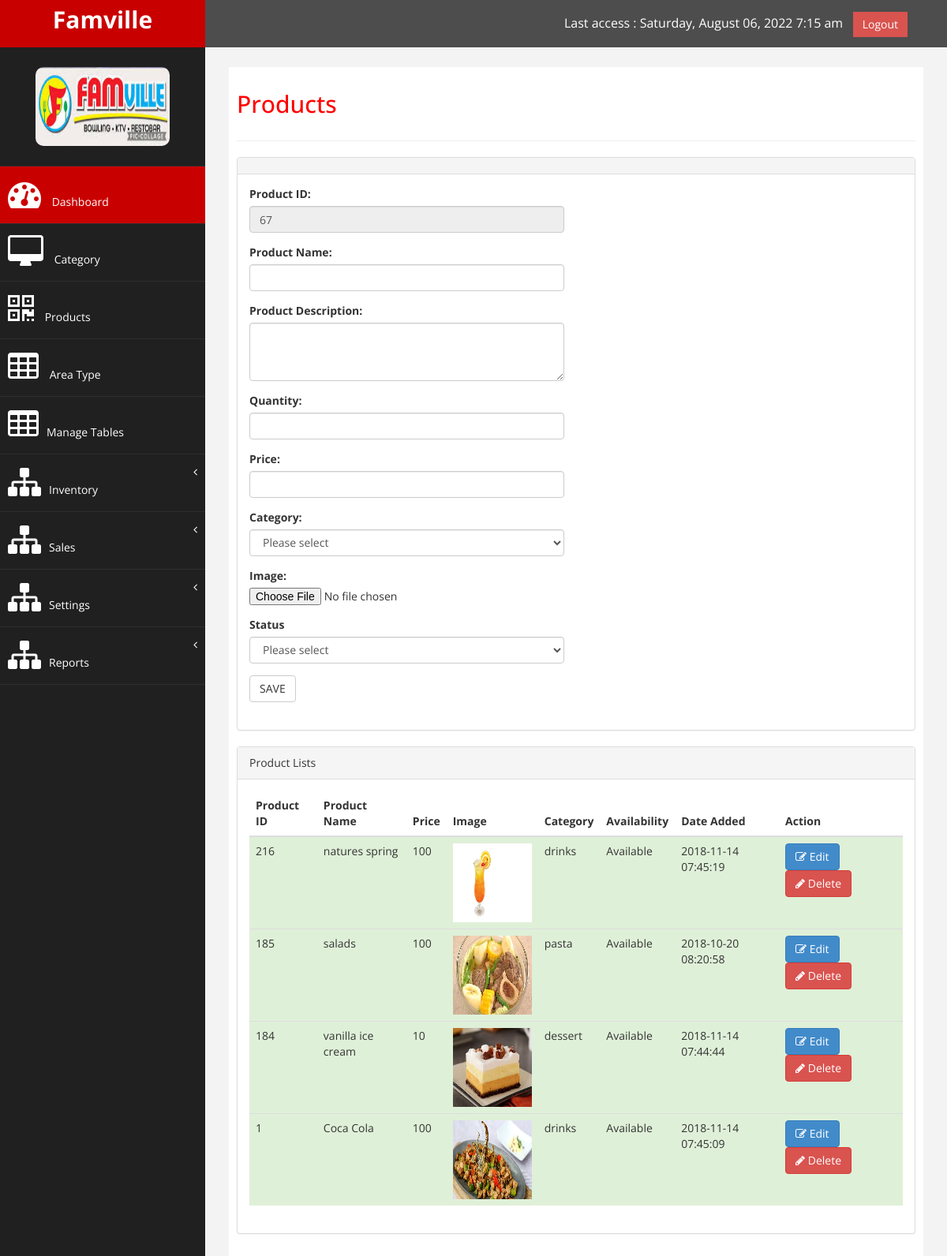
The app's page /index_admin.php?page=products with its own data.
### tables this page shows
CREATE TABLE `product_num` (
  `product_num_id` int(11) NOT NULL,
  `product_num` int(11) NOT NULL
);

CREATE TABLE `product` (
  `product_id` int(11) NOT NULL,
  `product_name` varchar(100) NOT NULL,
  `product_description` varchar(100) NOT NULL,
  `quantity` int(11) NOT NULL,
  `price` int(11) NOT NULL,
  `status_type_id` int(11) NOT NULL COMMENT 'Enabled; Disabled',
  `availability` varchar(100) NOT NULL COMMENT 'Available; Not-Available',
  `category_id` int(11) NOT NULL,
  `image` varchar(100) NOT NULL,
  `set_type_id` int(11) NOT NULL,
  `tuple_class_id` int(11) NOT NULL,
  `size_class_id` int(11) NOT NULL,
  `product_num_id` varchar(100) NOT NULL,
  `date_start` varchar(100) NOT NULL,
  `date_end` varchar(100) NOT NULL,
  `date_added` timestamp NOT NULL DEFAULT CURRENT_TIMESTAMP ON UPDATE CURRENT_TIMESTAMP
);

CREATE TABLE `category` (
  `category_id` int(11) NOT NULL,
  `category_type` varchar(100) NOT NULL,
  `category_description` varchar(100) NOT NULL,
  `image` varchar(100) NOT NULL
);

### index_admin.php (called while the page is built)
<?php
include('config.php');
include('admin/header.php');
include('admin/side_bar.php');
if(isset($_GET['page'])){
    $page=$_GET['page'];
}else{
    $page='category';
}
include('admin/'.$page.'.php');
include('admin/footer.php');
?>

### admin/products.php (the view, shortened to what this page needs)
<?php
include('config.php');
$sql='SELECT * FROM `product_num`';
$qry=mysqli_query($CON, $sql) or die(mysqli_error($qry));
while($row=mysqli_fetch_array($qry)){
    $product_num=$row['product_num'];
}
if(mysqli_num_rows($qry)==1){
   $sql2='SELECT * FROM `product`';
   $qry2=mysqli_query($CON, $sql2) or die(mysqli_error($qry2));
   $id_num=0;
   while($row=mysqli_fetch_array($qry2)){
    $date=date('d');
    $num_rows2=mysqli_num_rows($qry2);
    $val=$date.($num_rows2+$product_num);
    $str_id=str_pad($val, 1, 1, STR_PAD_LEFT);
    $id_num=$str_id+1;
    }
}
?>
<div id="page-wrapper">
            <div id="page-inner">
                <div class="row">
                    <div class="col-md-12">
                     <h2>Products</h2>
                    </div>
                </div>
                 <hr>
               <div class="row">
                <div class="col-md-12">
                    <div class="panel panel-default">
                        <div class="panel-heading">
                        </div>
                        <div class="panel-body">
                            <div class="row">
                                <div class="col-md-6">
                                    <form action="<?php echo $BASE_URL;?>index_admin.php?page=save_products" method="post" enctype="multipart/form-data">
                                        <div class="form-group">
                                            <label>Product ID:</label>
                                            <input disabled="yes" value="<?php echo $id=$id_num+1; ?>" class="form-control"/>
                                        </div>
                                        <div class="form-group">
                                            <label>Product Name:</label>
                                            <input type="text" name="product_name" class="form-control"/>
                                        </div>
                                        <div class="form-group">
                                            <label>Product Description:</label>
                                            <textarea class="form-control" name="product_description" rows="3"></textarea>
                                        </div>
                                        <div class="form-group">
                                            <label>Quantity:</label>
                                            <input type="number" name="quantity" value="" min="0" class="form-control"/>
                                        </div>
                                        <div class="form-group">
                                            <label>Price:</label>
                                            <input type="number" min="0" name="price" class="form-control"/>
                                        </div>
                                        <div class="form-group">
                                                <label for="">Category:</label>
                                                <select id="" name="category_id" class="form-control">
                                                    <option value="0">Please select</option>
                                                </select>
                                        </div>
                                        <div class="form-group">
                                            <label>Image:</label>
                                            <input type="file" name="product_image"/>
                                        </div>
                                        <div class="form-group">
                                                <label for="">Status</label>
                                                <select id="" name="status_id" class="form-control">
                                                    <option value="0">Please select</option>
                                                    <?php
                                                    include('config.php');
                                                    ?>
                                                </select>
                                        </div>
                                        <button type="submit" name="btn_save" class="btn btn-default">SAVE</button>
                                    </form>
                                    <br/>
    </div>
                            </div>
                        </div>
                    </div>
                </div>
            </div>
            <div class="panel panel-default">
                        <div class="panel-heading">
                            Product Lists
                        </div>
                        <div class="panel-body">
                            <div class="table-responsive">
                                <table class="table">
                                    <thead>
                                        <tr>
                                            <th>Product ID</th>
                                            <th>Product Name</th>
                                            <th>Price</th>
                                            <th>Image</th>
                                            <th>Category</th>
                                            <th>Availability</th>
                                            <th>Date Added</th>
                                            <th>Action</th>
                                        </tr>
                                    </thead>
                                    <tbody>
                                    <?php
                                    $sql_product='SELECT product.product_id, product.product_num_id, product.product_name, product.price, product.image, product.category_id, category.category_type, product.status_type_id, status_type.status_type, product.availability, product.date_added
                                        FROM product
                                        INNER JOIN category
                                        ON category.category_id=product.category_id
                                        INNER JOIN status_type
                                        ON status_type.status_type_id=product.status_type_id
                                        ORDER BY product.product_num_id DESC';
                                    $qry_product=mysqli_query($CON, $sql_product) or die(mysqli_error($qry_product));
                                    while($row=mysqli_fetch_array($qry_product)){
                                        $product_num_id=$row['product_num_id'];
                                        $product_name=$row['product_name'];
                                        $price=$row['price'];
                                        $image=$row['image'];
                                        $category_type=$row['category_type'];
                                        $availability=$row['availability'];
                                        $date_added=$row['date_added'];
                                    ?>
                                        <tr class="success">
                                            <td><?php echo $product_num_id; ?></td>
                                            <td><?php echo $product_name; ?></td>
                                            <td><?php echo $price; ?></td>
                                            <td><img src="<?php echo './images_3/upload/'.$image; ?>" width="100px" height="100px" /></td>
                                            <td><?php echo $category_type; ?></td>
                                            <td><?php echo $availability; ?></td>
                                            <td><?php echo $date_added; ?></td>
                                            <td>
                                            <button class="btn btn-primary"><i class="fa fa-edit "></i> Edit</button>
                                            <button class="btn btn-danger"><i class="fa fa-pencil"></i> Delete</button>
                                            </td>
                                        </tr>
                                    <?php
                                    }
                                    ?>
                                    </tbody>
                                </table>
                            </div>
                        </div>
                    </div>
    </div>
            </div>

### admin/header.php (shortened to what this page needs)
<!DOCTYPE html>
<html xmlns="http://www.w3.org/1999/xhtml">
<head>
    <link href="./assets/css/bootstrap.css" rel="stylesheet" />
    <link href="./assets/css/font-awesome.css" rel="stylesheet" />
    <link href="./assets/js/morris/morris-0.4.3.min.css" rel="stylesheet" />
    <link href="./assets/css/custom.css" rel="stylesheet" />
    <link href="assets/js/dataTables/dataTables.bootstrap.css" rel="stylesheet" />
</head>
<body>
    <div id="wrapper">
        <nav class="navbar navbar-default navbar-cls-top " role="navigation" style="margin-bottom: 0">
            <div class="navbar-header">
                <a class="navbar-brand" href="<?php echo $BASE_URL;?>index_admin.php?page=home">Famville</a>
            </div>
            <?php
                        $hourdiff=-9;
                        $site=date('l,  F d,  Y g:i a', time()+($hourdiff * 3600));
                        ?>
  <div style="color: white;
padding: 15px 50px 5px 50px;
float: right;
font-size: 16px;"> Last access : <?php echo $site; ?> &nbsp; <a href="<?php echo $BASE_URL;?>index.php" class="btn btn-danger square-btn-adjust">Logout</a> </div>
        </nav>

### admin/side_bar.php (shortened to what this page needs)
                <nav class="navbar-default navbar-side" role="navigation">
            <div class="sidebar-collapse">
                <ul class="nav" id="main-menu">
				<li class="text-center">
                    <img src="assets/img/famville_logo123.png" class="user-image img-responsive" style="
    width: 190px;
    height: 100px;
"/>
					</li>
                    <li>
                        <a class="active-menu"  href="<?php echo $BASE_URL;?>index_admin.php?page=home"><i class="fa fa-dashboard fa-3x"></i> Dashboard</a>
                    </li>
                     <li>
                        <a  href="<?php echo $BASE_URL;?>index_admin.php?page=category"><i class="fa fa-desktop fa-3x"></i> Category</a>
                    </li>
                    <li>
                        <a  href="<?php echo $BASE_URL;?>index_admin.php?page=products"><i class="fa fa-qrcode fa-3x"></i> Products</a>
                    </li>
                      <li>
                        <a  href="<?php echo $BASE_URL;?>index_admin.php?page=area_type"><i class="fa fa-table fa-3x"></i> Area Type</a>
                    </li>
                    <li>
                        <a  href="<?php echo $BASE_URL;?>index_admin.php?page=manage_tables"><i class="fa fa-table fa-3x"></i>Manage Tables</a>
                    </li>
                    <li>
                        <a href="#"><i class="fa fa-sitemap fa-3x"></i>Inventory<span class="fa arrow"></span></a>
                      </li>
                    <li>
                        <a href="#"><i class="fa fa-sitemap fa-3x"></i>Sales<span class="fa arrow"></span></a>
                      </li>
                      <li>
                        <a href="#"><i class="fa fa-sitemap fa-3x"></i>Settings<span class="fa arrow"></span></a>
                      </li>
                      <li>
                        <a href="#"><i class="fa fa-sitemap fa-3x"></i>Reports<span class="fa arrow"></span></a>
                      </li>
                </ul>
            </div>
        </nav>

### admin/footer.php (shortened to what this page needs)
        </div>
</body>
</html>

### assets/css/custom.css (style rules this page uses)
body { font-family: 'Open Sans', sans-serif; }
#wrapper { width: 100%; background:#202020; }
#page-wrapper { padding: 15px 15px; min-height: 600px; background:#F3F3F3; }
#page-inner { width:100%; margin:10px 20px 10px 0px; background-color:#fff!important; padding:10px; min-height:1200px; }
.text-center { text-align:center; }
h2 { color: #f00; }
.square-btn-adjust { border: 0px solid transparent; -webkit-border-radius: 0px; -moz-border-radius: 0px; border-radius: 0px; }
.user-image { margin: 25px auto; -webkit-border-radius: 10px; -moz-border-radius: 10px; border-radius: 10px; max-height:170px; max-width:170px; }
.navbar-cls-top .navbar-brand { color: #fff; background: #C90000; width: 260px; text-align: center; height: 60px; font-size: 30px; font-weight: 700; }
.active-menu { background-color:#C90000!important; }
.arrow { float: right; }
.fa.arrow:before { content: "\f104"; }
.sidebar-collapse , .sidebar-collapse .nav { background:none; }
.sidebar-collapse .nav { padding:0; }
.sidebar-collapse .nav > li > a { color:#fff; background:#202020; text-shadow:none; }
.sidebar-collapse > .nav > li > a { padding:15px 10px; }
.sidebar-collapse > .nav > li { border-bottom: 1px solid rgba(107, 108, 109, 0.19); }
.navbar-side { border:none; background-color: #202020; }
.navbar-cls-top { background:#4D4D4D; border-bottom:none; }
.navbar-default { border:0px solid black; }
.navbar-header { background: #A70303; }
.nav > li > a > i { margin-right:10px; }
@media (min-width:768px) { #page-wrapper { margin: 0 0 0 260px; padding: 15px 30px; min-height: 1200px; } }
@media (min-width:768px) { .navbar-side { z-index: 1; position: absolute; width: 260px; } }
@media (min-width:768px) { .navbar { border-radius: 0px; } }

### records on screen
product_num: product_num "67"
product: product_num "216", product_name "natures spring", price "100", image (picture), category.category_type "drinks", availability "Available", date_added "2018-11-14 07:45:19"
product: product_num "185", product_name "salads", price "100", image (picture), category.category_type "pasta", availability "Available", date_added "2018-10-20 08:20:58"
product: product_num "184", product_name "vanilla ice cream", price "10", image (picture), category.category_type "dessert", availability "Available", date_added "2018-11-14 07:44:44"
product: product_num "1", product_name "Coca Cola", price "100", image (picture), category.category_type "drinks", availability "Available", date_added "2018-11-14 07:45:09"
